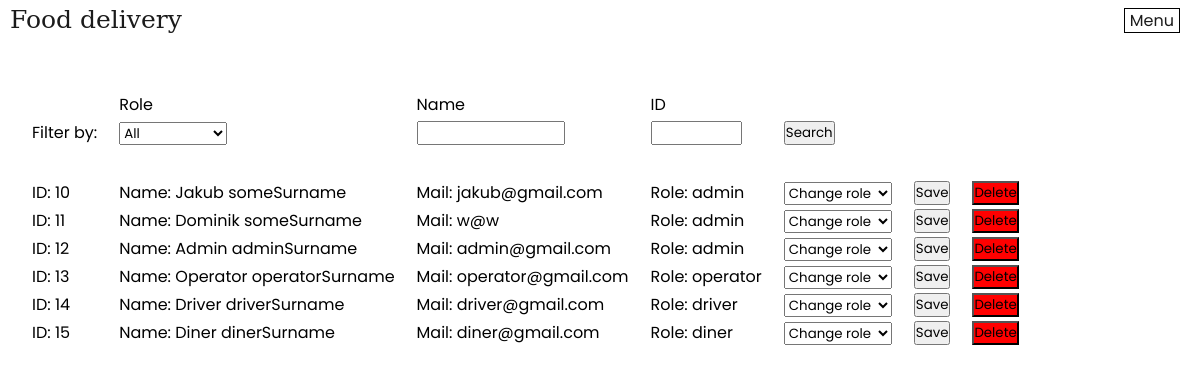
The page /manageUsers.php (signed in) on the database its author committed.
### tables this page shows
CREATE TABLE person (
  personId INT AUTO_INCREMENT NOT NULL PRIMARY KEY,
  Name TINYTEXT,
  Surname TINYTEXT,
  Town TINYTEXT,
  Street TINYTEXT,
  ZIP INT,
  phoneNumber TINYTEXT,
  mail TINYTEXT,
  hashedPassword LONGTEXT,
  state ENUM("unregistered", "diner", "driver", "operator", "admin")
);

### manageUsers.php (the view, shortened to what this page needs)
<?php
include "header.php";
include "dbConnect.php"; ?>
<link rel="stylesheet" href="styles/manage-users-style.css">
<div class="main-page-container">
<?php
if(!isset($_POST['filter'])){
    $data = $pdo->query("SELECT personId,Name,Surname,mail,state FROM person where state <> 'unregistered'")->fetchAll(PDO::FETCH_ASSOC);
    print_Persons($data);
}
function print_Persons($data){
    echo <<<HTML
    <table class="person-table">
    <tr>
    <td></td>
    <td class="person-td">Role</td>
    <td class="person-td">Name</td>
    <td class="person-td">ID</td>
    </tr>
    <tr>
        <td class="person-td">Filter by:</td>
        <td class="person-td"><form action="#" method="post">
            <select name="Role">
            <option value="All" >All</option>
            <option value="unregistered">Unregistered</option>
            <option value="diner">Diner</option>
            <option value="driver">Driver</option>
            <option value="operator">Operator</option>
            <option value="admin">Admin</option>
            </select>
            </td>
            <td class="person-td"><input type="text" name="nameLookup" size="10"></td>
            <td class="person-td"><input type="text" name="idLookup" size="5"></td>
            <td class="person-td"><input type="submit" name="filter" value="Search"></td>
        </form>
    </tr>
    <tr><td height="30"></td></tr>
HTML;
    foreach ($data as $person) {
        $id = $person['personId'];
        echo <<<HTML
            <tr>
                <td class="person-td">ID: $id</td>
                <td class="person-td">Name: {$person['Name']} {$person['Surname']}</td>
                <td class="person-td">Mail: {$person['mail']}</td>
                <td class="person-td">Role: {$person['state']}</td>
                <td class="person-td">
                    <form action="#" method="post">
                    <select name="ChangeRole">
                        <option value="" selected disabled hidden>Change role</option>
                        <option value="unregistered_$id">Unregistered</option>
                        <option value="diner_$id">Diner</option>
                        <option value="driver_$id">Driver</option>
                        <option value="operator_$id">Operator</option>
                        <option value="admin_$id">Admin</option>
                    </select>
                </td>
                <td class="person-td"><input type="submit" name="submit" value="Save"></td>
                <td class="person-td"><input type="hidden" name="userId" value=$id><input style="background: red" type="submit" name="delete" value="Delete"></td>
                </form>
            </tr>
HTML;
    }
    echo "</table>";
}
?>
</div>

### styles/style.css (style rules this page uses)
* { box-sizing: border-box; margin: 0; padding: 0; font-family: 'Poppins', sans-serif; }
.main-page-container { max-width: 1300px; margin: 0 auto; padding: 0 10px; position: relative; }

### styles/manage-users-style.css (style rules this page uses)
.person-table { margin-left: 20px; margin-right: 20px; }
.person-td { text-align: left; padding-right:20px; }

### rows shown on the page
person: personId "10", Name "Jakub", Surname "someSurname", mail "jakub@gmail.com", state "admin"
person: personId "11", Name "Dominik", Surname "someSurname", mail "w@w", state "admin"
person: personId "12", Name "Admin", Surname "adminSurname", mail "admin@gmail.com", state "admin"
person: personId "13", Name "Operator", Surname "operatorSurname", mail "operator@gmail.com", state "operator"
person: personId "14", Name "Driver", Surname "driverSurname", mail "driver@gmail.com", state "driver"
person: personId "15", Name "Diner", Surname "dinerSurname", mail "diner@gmail.com", state "diner"
